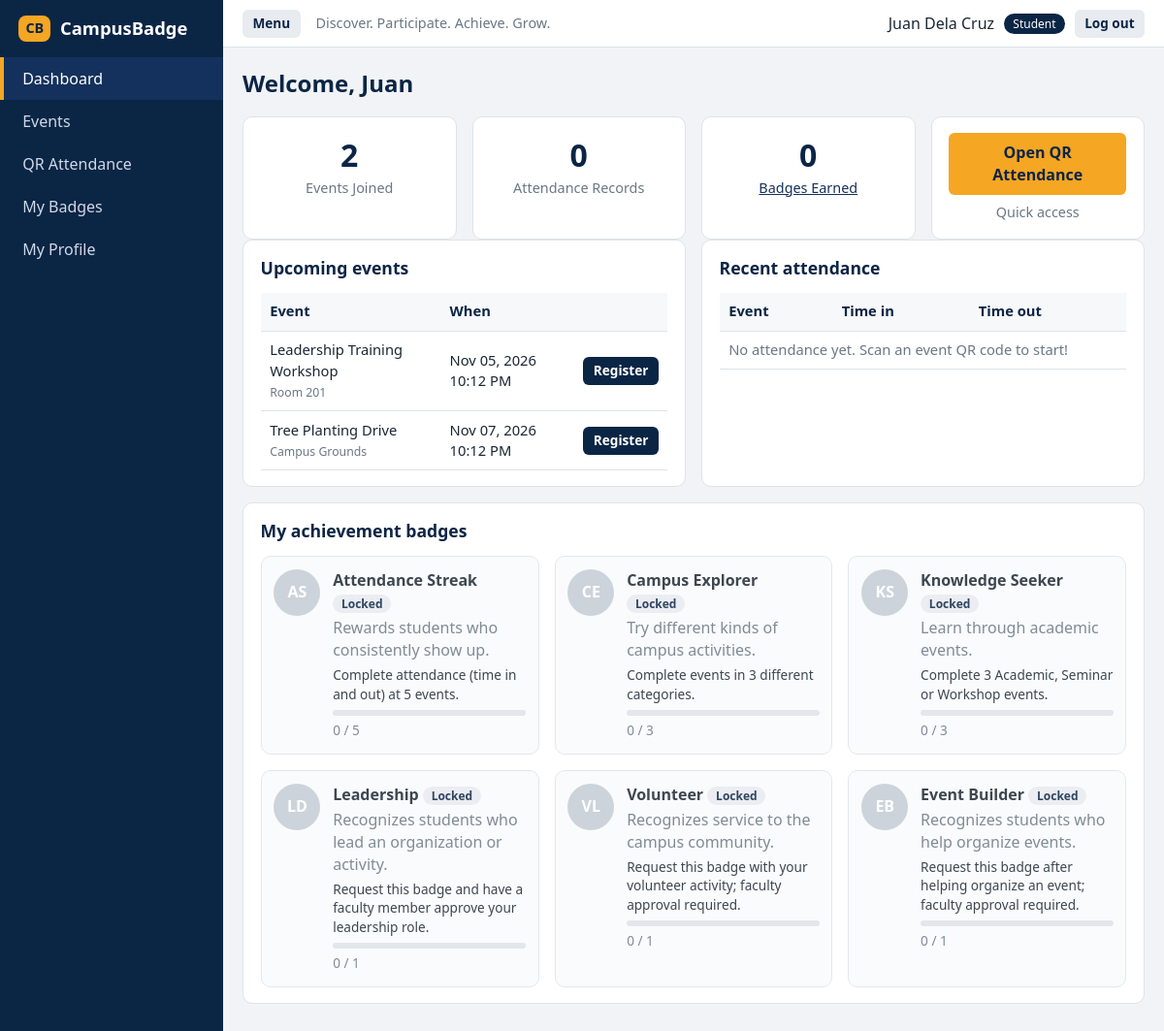
The page /student (signed in) on the database its author committed.
### tables this page shows
CREATE TABLE users (
    id INTEGER PRIMARY KEY AUTOINCREMENT,
    id_number TEXT NOT NULL DEFAULT '',
    full_name TEXT NOT NULL,
    email TEXT NOT NULL UNIQUE COLLATE NOCASE,
    password_hash TEXT NOT NULL,
    role TEXT NOT NULL CHECK (role IN ('student','faculty','admin')),
    status TEXT NOT NULL DEFAULT 'active' CHECK (status IN ('active','pending','rejected','disabled')),
    program TEXT NOT NULL DEFAULT '',
    created_at TEXT NOT NULL
);

CREATE TABLE events (
    id INTEGER PRIMARY KEY AUTOINCREMENT,
    title TEXT NOT NULL,
    description TEXT NOT NULL DEFAULT '',
    category TEXT NOT NULL,
    location TEXT NOT NULL,
    start_time TEXT NOT NULL,
    end_time TEXT NOT NULL,
    capacity INTEGER NOT NULL CHECK (capacity > 0),
    qr_token TEXT NOT NULL,
    created_by INTEGER REFERENCES users(id),
    archived INTEGER NOT NULL DEFAULT 0,
    created_at TEXT NOT NULL,
    CHECK (end_time > start_time)
);

### app.py (the view)
@app.route("/student")
@roles_required("student")
def student_dashboard():
    uid = g.user.id
    with db.db_session() as conn:
        stats = db.get_student_stats(conn, uid)
        badges = badge_overview(stats)
        data = {
            "events_joined": db.scalar(conn, "SELECT COUNT(*) FROM registrations WHERE student_id=?", (uid,)),
            "attendance_total": db.scalar(conn, "SELECT COUNT(*) FROM attendance WHERE student_id=?", (uid,)),
            "badges_earned": sum(1 for b in badges if b["status"] == "earned"),
            "upcoming": db.list_events(conn, upcoming_after=db.current_time().strftime("%Y-%m-%d %H:%M"), limit=5),
            "registered": db.registered_event_ids(conn, uid),
            "recent": db.list_attendance(conn, student_id=uid, limit=5),
        }
    return render_template("student_dashboard.html", badges=badges, **data)

### app.py (called while the page is built)
def csrf_token():
    if "_csrf" not in session:
        session["_csrf"] = secrets.token_hex(16)
    return session["_csrf"]

def fmt_dt(value):
    if not value:
        return "—"
    dt = parse_dt(value)
    return f"{dt.strftime('%b %d, %Y')} {int(dt.strftime('%I'))}:{dt.strftime('%M %p')}"

@app.context_processor
def inject_globals():
    logo = fp.find_logo()
    logo_url = url_for("logo_image", v=int(logo[0].stat().st_mtime)) if logo else None
    return {"user": g.get("user"), "testing_mode": TESTING_MODE, "logo_url": logo_url}

@app.before_request
def load_user_and_check_csrf():
    g.user = None
    if request.endpoint == "static":
        return
    user_id = session.get("user_id")
    if user_id:
        with db.db_session() as conn:
            row = db.get_user_row(conn, user_id)
        if row and row["status"] == "active":
            g.user = user_from_row(row)
        else:
            session.clear()
    if request.method == "POST":
        sent = request.form.get("_csrf") or request.headers.get("X-CSRF-Token", "")
        if not sent or not secrets.compare_digest(sent, session.get("_csrf", "")):
            abort(400)

def login_required(view):
    @wraps(view)
    def wrapper(*args, **kwargs):
        if g.user is None:
            flash("Please log in to continue.", "warning")
            return redirect(url_for("login"))
        return view(*args, **kwargs)
    return wrapper

def roles_required(*roles):
    def decorator(view):
        @wraps(view)
        @login_required
        def wrapper(*args, **kwargs):
            if g.user.role not in roles:
                raise UnauthorizedAccessError()
            return view(*args, **kwargs)
        return wrapper
    return decorator

### attendance.py (called while the page is built)
def badge_overview(stats):
    return [badge.describe(stats) for badge in BADGE_REGISTRY]

### database.py (called while the page is built)
def current_time():
    return datetime.now(PH_TZ).replace(tzinfo=None)

def connect():
    try:
        Path(DB_PATH).parent.mkdir(parents=True, exist_ok=True)
        conn = sqlite3.connect(DB_PATH, timeout=10, isolation_level=None)
        conn.row_factory = sqlite3.Row
        conn.execute("PRAGMA foreign_keys = ON")
        return conn
    except (sqlite3.Error, OSError) as exc:
        logger.exception("Could not open database")
        raise DatabaseError() from exc

def scalar(conn, sql, args=()):
    return conn.execute(sql, args).fetchone()[0]

def get_user_row(conn, user_id):
    return conn.execute("SELECT * FROM users WHERE id = ?", (user_id,)).fetchone()

### templates/student_dashboard.html (shortened to what this page needs)
{% extends "base.html" %}
{% from "_macros.html" import stat, csrf, badge_card %}
{% block content %}
<h1>Welcome, {{ user.full_name.split()[0] }}</h1>
<div class="grid stats">
  {{ stat("Events Joined", events_joined) }}
  {{ stat("Attendance Records", attendance_total) }}
  {{ stat("Badges Earned", badges_earned, url_for('badges')) }}
  <div class="card stat quick"><a class="btn btn-accent" href="{{ url_for('attendance') }}">Open QR Attendance</a>
    <div class="stat-label">Quick access</div></div>
</div>
<div class="grid two">
  <section class="card">
    <h2>Upcoming events</h2>
    <div class="table-wrap"><table>
      <thead><tr><th>Event</th><th>When</th><th></th></tr></thead>
      <tbody>
      {% for e in upcoming %}
        <tr><td>{{ e.title }}<br><small class="muted">{{ e.location }}</small></td><td>{{ e.start_time|fmt_dt }}</td>
          <td>{% if e.id in registered %}<span class="pill pill-earned">Registered</span>
              {% else %}<form method="post" action="{{ url_for('event_register', event_id=e.id) }}">{{ csrf() }}<button class="btn btn-sm btn-primary">Register</button></form>{% endif %}</td></tr>
      {% else %}<tr><td colspan="3" class="muted">No upcoming events yet.</td></tr>{% endfor %}
      </tbody></table></div>
  </section>
  <section class="card">
    <h2>Recent attendance</h2>
    <div class="table-wrap"><table>
      <thead><tr><th>Event</th><th>Time in</th><th>Time out</th></tr></thead>
      <tbody>
      {% for r in recent %}<tr><td>{{ r.event_title }}</td><td>{{ r.time_in|fmt_dt }}</td><td>{{ r.time_out|fmt_dt }}</td></tr>
      {% else %}<tr><td colspan="3" class="muted">No attendance yet. Scan an event QR code to start!</td></tr>{% endfor %}
      </tbody></table></div>
  </section>
</div>
<section class="card">
  <h2>My achievement badges</h2>
  <div class="grid badges">
    {% for b in badges %}{{ badge_card(b) }}{% endfor %}
  </div>
</section>
{% endblock %}

### templates/base.html (shortened to what this page needs)
{% from "_macros.html" import csrf %}
<!doctype html>
<html lang="en">
<head>
  <link rel="stylesheet" href="{{ url_for('static', filename='css/style.css') }}">
</head>
<body>
{% if user %}
<div class="layout">
  <aside class="sidebar" id="sidebar">
    <div class="brand">{% if logo_url %}<img class="logo-img" src="{{ logo_url }}" alt="CampusBadge logo">{% else %}<span class="logo">CB</span>{% endif %} CampusBadge</div>
    {% set ep = request.endpoint %}
    <nav>
      <a href="{{ url_for('dashboard') }}" class="{{ 'active' if ep and ep.endswith('_dashboard') }}">Dashboard</a>
      <a href="{{ url_for('events') }}" class="{{ 'active' if ep and ep.startswith('event') }}">Events</a>
      {% if user.role == 'student' %}
        <a href="{{ url_for('attendance') }}" class="{{ 'active' if ep == 'attendance' }}">QR Attendance</a>
        <a href="{{ url_for('badges') }}" class="{{ 'active' if ep == 'badges' }}">My Badges</a>
      {% else %}
        <a href="{{ url_for('attendance') }}" class="{{ 'active' if ep == 'attendance' }}">Attendance Records</a>
        <a href="{{ url_for('achievements') }}" class="{{ 'active' if ep == 'achievements' }}">Achievements</a>
        <a href="{{ url_for('reports') }}" class="{{ 'active' if ep == 'reports' }}">Reports</a>
      {% endif %}
      <a href="{{ url_for('profile') }}" class="{{ 'active' if ep == 'profile' }}">My Profile</a>
    </nav>
  </aside>
  <div class="main">
    <header class="topbar">
      <button type="button" id="menu-toggle" class="btn btn-light btn-sm menu-btn" aria-label="Toggle menu">Menu</button>
      <span class="tagline">Discover. Participate. Achieve. Grow.</span>
      <div class="topbar-user">
        <span>{{ user.full_name }}</span> <span class="role-pill">{{ user.role }}</span>
        <form method="post" action="{{ url_for('logout') }}">{{ csrf() }}<button class="btn btn-light btn-sm">Log out</button></form>
      </div>
    </header>
    <main class="content">
{% else %}
<main class="auth-wrap">
{% endif %}
      {% block content %}{% endblock %}
{% if user %}
    </main>
  </div>
</div>
{% else %}
</main>
{% endif %}
</body>
</html>

### templates/_macros.html (shortened to what this page needs)
{% macro stat(label, value, href=None) %}
<div class="card stat">
  <div class="stat-value">{{ value }}</div>
  <div class="stat-label">{% if href %}<a href="{{ href }}">{{ label }}</a>{% else %}{{ label }}{% endif %}</div>
</div>
{% endmacro %}
{% macro status_pill(status) %}<span class="pill pill-{{ status }}">{{ status|capitalize }}</span>{% endmacro %}
{% macro badge_card(b, show_request=False) %}
<div class="badge-card {{ 'is-earned' if b.status == 'earned' else '' }}">
  <div class="badge-icon">{{ b.icon }}</div>
  <div class="badge-body">
    <strong>{{ b.name }}</strong>
    {{ status_pill(b.status) }}
    <p class="muted">{{ b.description }}</p>
    <p class="small">{{ b.requirement }}</p>
    <div class="progress" aria-label="Progress"><span style="width: {{ b.percent }}%"></span></div>
    <span class="small muted">{{ b.current }} / {{ b.target }}</span>
  </div>
</div>
{% endmacro %}

### static/css/style.css (style rules this page uses)
:root { --navy:#0b2545; --navy2:#13315c; --accent:#f5a623; --accent-d:#d98e0f; --bg:#f1f3f6; --card:#fff; --text:#1c2733; --muted:#6b7785; --line:#dfe3e8; --ok:#1f8a4c; --bad:#c0392b; --warn:#b7791f; }
* { box-sizing: border-box; }
body { margin:0; font-family: system-ui, -apple-system, "Segoe UI", Roboto, Arial, sans-serif; background:var(--bg); color:var(--text); line-height:1.45; }
h1 { font-size:1.5rem; margin:0 0 1rem; color:var(--navy); }
h2 { font-size:1.1rem; margin:0 0 .75rem; color:var(--navy); }
a { color:var(--navy2); }
.muted { color:var(--muted); }
.small { font-size:.85rem; }
.layout { display:flex; min-height:100vh; }
.sidebar { width:230px; background:var(--navy); color:#fff; padding:1rem 0; flex-shrink:0; }
.brand { font-weight:700; font-size:1.15rem; padding:0 1.2rem 1rem; display:flex; align-items:center; gap:.6rem; }
.logo { background:var(--accent); color:var(--navy); border-radius:8px; padding:.2rem .45rem; font-size:.9rem; }
.sidebar nav a { display:block; color:#cfd9e8; text-decoration:none; padding:.65rem 1.2rem; border-left:4px solid transparent; }
.sidebar nav a.active { background:var(--navy2); color:#fff; border-left-color:var(--accent); }
.main { flex:1; min-width:0; display:flex; flex-direction:column; }
.topbar { background:#fff; border-bottom:1px solid var(--line); padding:.6rem 1.25rem; display:flex; align-items:center; gap:1rem; }
.tagline { color:var(--muted); font-size:.9rem; flex:1; }
.topbar-user { display:flex; align-items:center; gap:.6rem; }
.topbar-user form { margin:0; }
.role-pill { background:var(--navy); color:#fff; border-radius:99px; padding:.1rem .6rem; font-size:.75rem; text-transform:capitalize; }
.content { padding:1.25rem; max-width:1200px; width:100%; }
.menu-btn { display:none; }
.card { background:var(--card); border:1px solid var(--line); border-radius:10px; padding:1rem 1.1rem; margin-bottom:1rem; }
.grid { display:grid; gap:1rem; }
.grid.stats { grid-template-columns:repeat(auto-fit,minmax(180px,1fr)); }
.grid.two { grid-template-columns:repeat(auto-fit,minmax(340px,1fr)); }
.grid.badges { grid-template-columns:repeat(auto-fit,minmax(280px,1fr)); }
.grid > .card { margin-bottom:0; }
.grid.two { margin-bottom:1rem; }
.stat { text-align:center; }
.stat-value { font-size:2rem; font-weight:700; color:var(--navy); }
.stat-label { color:var(--muted); font-size:.9rem; }
.stat.quick { display:flex; flex-direction:column; justify-content:center; gap:.5rem; align-items:center; }
.table-wrap { overflow-x:auto; }
table { width:100%; border-collapse:collapse; font-size:.92rem; }
th, td { text-align:left; padding:.55rem .6rem; border-bottom:1px solid var(--line); vertical-align:middle; }
th { background:#f7f8fa; color:var(--navy); font-weight:600; white-space:nowrap; }
.btn { display:inline-block; border:0; border-radius:6px; padding:.55rem 1rem; font:inherit; font-weight:600; cursor:pointer; text-decoration:none; text-align:center; }
.btn-primary { background:var(--navy); color:#fff; }
.btn-accent { background:var(--accent); color:var(--navy); }
.btn-light { background:#e8ebf0; color:var(--navy); }
.btn-sm { padding:.3rem .65rem; font-size:.85rem; }
.pill { display:inline-block; padding:.05rem .55rem; border-radius:99px; font-size:.75rem; font-weight:600; background:#e8ebf0; color:var(--navy); }
.badge-card { display:flex; gap:.8rem; border:1px solid var(--line); border-radius:10px; padding:.8rem; background:#fafbfc; opacity:.85; }
.badge-icon { width:48px; height:48px; border-radius:50%; background:#c5ccd5; color:#fff; display:grid; place-items:center; font-weight:700; flex-shrink:0; }
.badge-body p { margin:.2rem 0; }
.badge-body { flex:1; }
.progress { height:6px; background:var(--line); border-radius:99px; overflow:hidden; margin:.4rem 0 .2rem; }

### rows shown on the page
users: full_name "Juan Dela Cruz", role "Student", full_name "Juan"
events: title "Leadership Training Workshop", location "Room 201", start_time|fmt_dt "Nov 05, 2026 10:12 PM", icon "LD", name "Leadership", status "Locked", description "Recognizes students who lead an organization or activity.", requirement "Request this badge and have a faculty member approve your leadership role.", current "0", target "1"
events: title "Tree Planting Drive", location "Campus Grounds", start_time|fmt_dt "Nov 07, 2026 10:12 PM"

### other values the page prints
{{ value }} "2 0 0"
{{ label }} "Events Joined Attendance Records"
{{ label }} "Badges Earned"
{{ b.icon }} "AS" "CE" "KS" "VL" "EB"
{{ b.name }} "Attendance Streak" "Campus Explorer" "Knowledge Seeker" "Volunteer" "Event Builder"
{{ status|capitalize }} "Locked" "Locked" "Locked" "Locked" "Locked"
{{ b.description }} "Rewards students who consistently show up." "Try different kinds of campus activities." "Learn through academic events." "Recognizes service to the campus community." "Recognizes students who help organize events."
{{ b.requirement }} "Complete attendance (time in and out) at 5 events." "Complete events in 3 different categories." "Complete 3 Academic, Seminar or Workshop events." "Request this badge with your volunteer activity; faculty approval required." "Request this badge after helping organize an event; faculty approval required."
{{ b.current }} "0" "0" "0" "0" "0"
{{ b.target }} "5" "3" "3" "1" "1"
